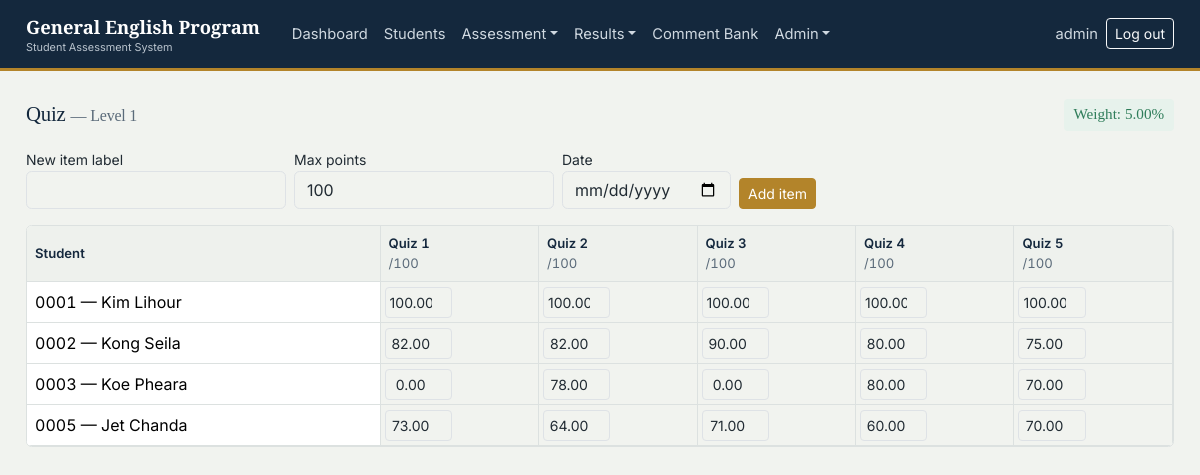
Page /scores/quiz/ (signed in) on the earlier database version.
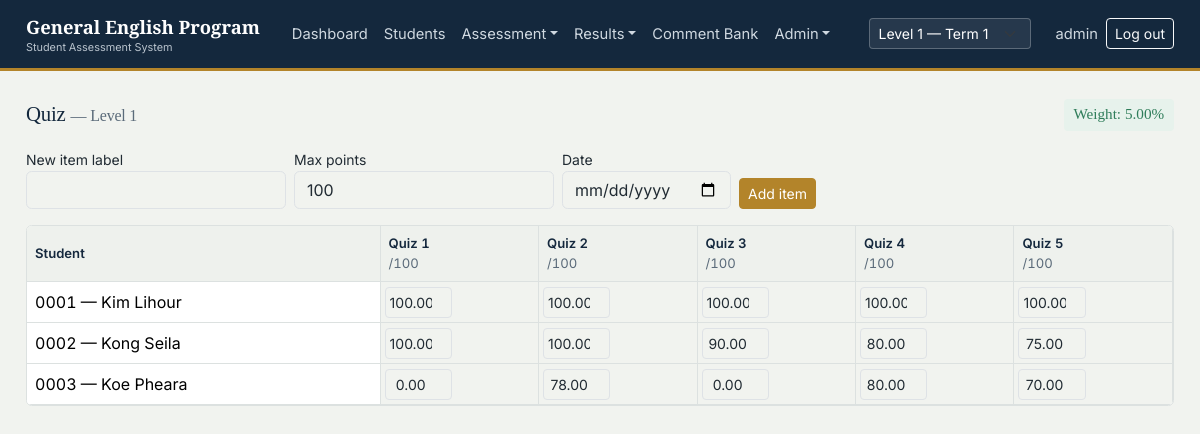
Same page on the later database version.
### gep/models.py (models this page shows, shortened)
class ScoreItem(models.Model):
    class_group = models.ForeignKey(ClassGroup, related_name='score_items', on_delete=models.CASCADE)
    category = models.ForeignKey(ScoreCategory, related_name='items', on_delete=models.CASCADE)
    label = models.CharField(max_length=100)
    max_points = models.DecimalField(max_digits=6, decimal_places=2, default=100)
    date = models.DateField(null=True, blank=True)
    class Meta:
        ordering = ['category', 'id']

class Enrollment(models.Model):
    STATUS_CHOICES = [('Active', 'Active'), ('Inactive', 'Inactive')]
    student = models.ForeignKey(StudentProfile, related_name='enrollments', on_delete=models.CASCADE)
    class_group = models.ForeignKey(ClassGroup, related_name='enrollments', on_delete=models.CASCADE)
    course = models.CharField(max_length=50, default='GEP')
    status = models.CharField(max_length=10, choices=STATUS_CHOICES, default='Active')
    class Meta:
        unique_together = ('student', 'class_group')
        ordering = ['class_group', 'student__student_code']

class StudentProfile(models.Model):
    GENDER_CHOICES = [('M', 'Male'), ('F', 'Female')]
    student_code = models.CharField(max_length=10, unique=True, editable=False, blank=True)
    khmer_name = models.CharField(max_length=150, blank=True)
    english_name = models.CharField(max_length=150)
    gender = models.CharField(max_length=1, choices=GENDER_CHOICES)
    date_of_birth = models.DateField(null=True, blank=True)
    phone = models.CharField(max_length=30, blank=True)
    email = models.EmailField(blank=True)
    class Meta:
        ordering = ['student_code']

class Score(models.Model):
    score_item = models.ForeignKey(ScoreItem, related_name='scores', on_delete=models.CASCADE)
    enrollment = models.ForeignKey(Enrollment, related_name='scores', on_delete=models.CASCADE)
    points = models.DecimalField(max_digits=6, decimal_places=2, null=True, blank=True)
    class Meta:
        unique_together = ('score_item', 'enrollment')

### gep/views.py (the view)
# urls.py: path('scores/<str:category_slug>/', views.score_entry, name='score-entry'),
@class_scoped
def score_entry(request, category_slug):
    category_name = CATEGORY_SLUGS.get(category_slug)
    if not category_name:
        raise Http404
    category = get_object_or_404(ScoreCategory, name=category_name)
    cls = request.current_class
    items, rows = [], []
    if cls:
        items = list(ScoreItem.objects.filter(class_group=cls, category=category).order_by('id'))
        enrollments = Enrollment.objects.filter(class_group=cls, status='Active').select_related('student')
        scores_map = {
            (s.score_item_id, s.enrollment_id): s
            for s in Score.objects.filter(score_item__in=items, enrollment__in=enrollments)
        }
        for e in enrollments:
            cells = [{'item': it, 'score': scores_map.get((it.id, e.id))} for it in items]
            rows.append({'enrollment': e, 'cells': cells})
    context = {
        'category_slug': category_slug,
        'category': category,
        'items': items,
        'rows': rows,
        'current_class': cls,
        'allowed_classes': request.allowed_classes,
        'item_form': ScoreItemForm(),
        'base_template': base_template(request),
    }
    return render(request, 'gep/score_entry.html', context)

### gep/forms.py
class ScoreItemForm(BootstrapModelForm):
    class Meta:
        model = ScoreItem
        fields = ['label', 'max_points', 'date']
        widgets = {'date': forms.DateInput(attrs={'type': 'date'})}

### gep/mixins.py (called while the page is built)
def get_allowed_classes(user):
    if user.is_superuser:
        return ClassGroup.objects.all()
    teacher = getattr(user, 'teacher', None)
    if not teacher:
        return ClassGroup.objects.none()
    return teacher.classes.all()

def resolve_current_class(request):
    allowed = get_allowed_classes(request.user)
    class_id = request.GET.get('class_id') or request.session.get('current_class_id')
    cls = None
    if class_id:
        cls = allowed.filter(pk=class_id).first()
        if not cls and not request.user.is_superuser:
            raise PermissionDenied("You are not assigned to this class.")
    if not cls:
        cls = allowed.first()
    if cls:
        request.session['current_class_id'] = cls.pk
    return cls, allowed

### gep/views.py (called while the page is built)
def base_template(request):
    return 'gep/_partial_base.html' if getattr(request, 'htmx', False) else 'gep/base.html'

### gep/templates/gep/score_entry.html (shortened to what this page needs)
{% extends base_template %}
{% block content %}
<div class="d-flex justify-content-between align-items-center mb-3 flex-wrap gap-2">
  <h2 class="font-serif mb-0" style="font-size:1.3rem;">
    {{ category.name }} {% if current_class %}<span class="text-slate fs-6">— {{ current_class.name }}</span>{% endif %}
  </h2>
  <span class="badge-grade grade-good">Weight: {{ category.weight_percent }}%</span>
</div>
{% if not current_class %}
<div class="sheet">No class available yet.</div>
{% else %}
<form method="post" action="{% url 'score-item-add' category_slug %}?class_id={{ current_class.pk }}" class="row g-2 align-items-end mb-3">
  <div class="col-auto">
    <label class="form-label small mb-0">New item label</label>
    {{ item_form.label }}
  </div>
  <div class="col-auto">
    <label class="form-label small mb-0">Max points</label>
    {{ item_form.max_points }}
  </div>
  <div class="col-auto">
    <label class="form-label small mb-0">Date</label>
    {{ item_form.date }}
  </div>
  <div class="col-auto">
    <button type="submit" class="btn btn-accent btn-sm">Add item</button>
  </div>
</form>
<div class="grid-wrap">
<table class="table gradebook mb-0">
  <thead>
    <tr>
      <th class="name-col">Student</th>
      {% for item in items %}<th>{{ item.label }}<br><span class="text-slate" style="font-weight:400;">/{{ item.max_points|floatformat:0 }}</span></th>{% endfor %}
    </tr>
  </thead>
  <tbody>
    {% if not items %}
    <tr><td class="text-slate">No items yet — add one above to start entering scores.</td></tr>
    {% elif not rows %}
    <tr><td class="text-slate">No active students in this class yet.</td></tr>
    {% else %}
      {% for row in rows %}
      <tr>
        <td class="name-col">{{ row.enrollment.student.student_code }} — {{ row.enrollment.student.english_name }}</td>
        {% for cell in row.cells %}
          {% include 'gep/_score_cell.html' with item=cell.item enrollment=row.enrollment score=cell.score %}
        {% endfor %}
      </tr>
      {% endfor %}
    {% endif %}
  </tbody>
</table>
</div>
{% endif %}
{% endblock %}

### gep/templates/gep/_score_cell.html
<td class="score-cell-wrap {% if error %}table-danger{% endif %}">
  <input type="number" step="0.5" min="0" max="{{ item.max_points }}"
         name="points"
         value="{{ score.points|default_if_none:'' }}"
         class="form-control form-control-sm {% if error %}is-invalid{% endif %}"
         title="Out of {{ item.max_points }}"
         hx-post="{% url 'score-cell-save' item.id enrollment.id %}"
         hx-trigger="change"
         hx-target="closest td"
         hx-swap="outerHTML">
</td>

Differences in the rows shown:
no longer on this page (row edited): Score: points "82.00"
no longer on this page (row edited): Score: points "82.00"
removed Enrollment: enrollment.student.student_code "0005", enrollment.student.english_name "Jet Chanda"
removed Score: points "73.00"
removed Score: points "64.00"
removed Score: points "71.00"
removed Score: points "60.00"
removed Score: points "70.00"
changed through a linked row, ScoreItem "Quiz 1": points (not shown) → "100.00"
changed through a linked row, ScoreItem "Quiz 2": points (not shown) → "100.00"
Other differences:
form field class_id: (not shown) → "Level 1 — Term 1"
